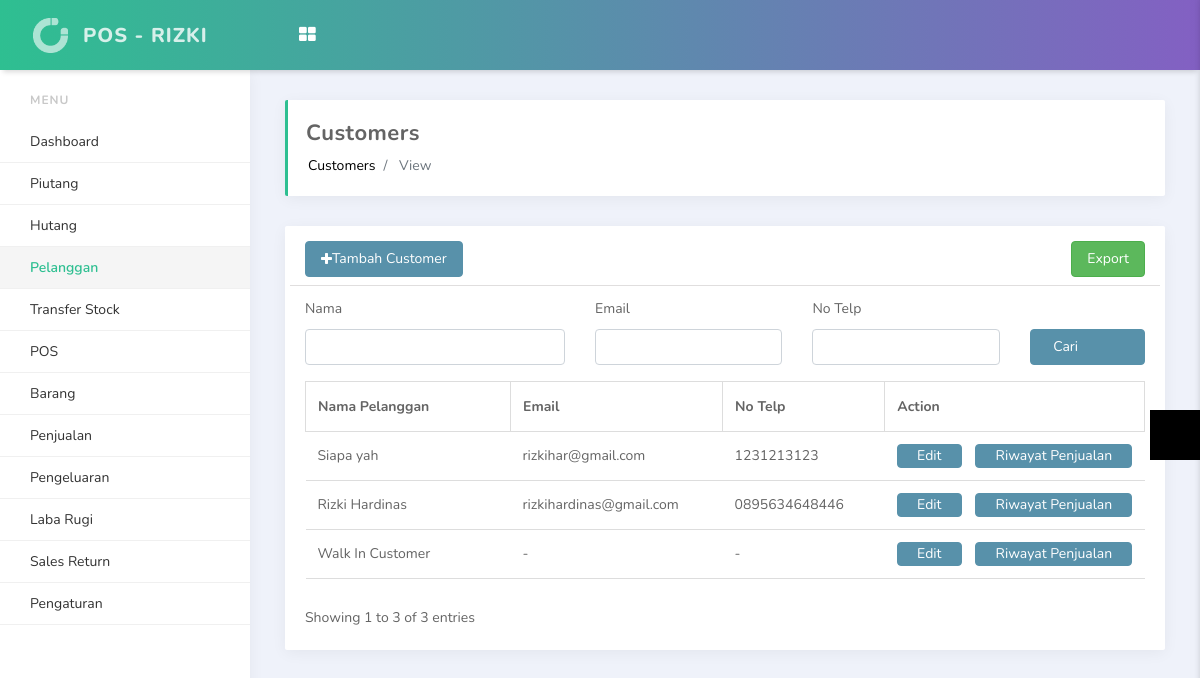
/index.php/customers/view (signed in), run on an earlier commit of the app's database.
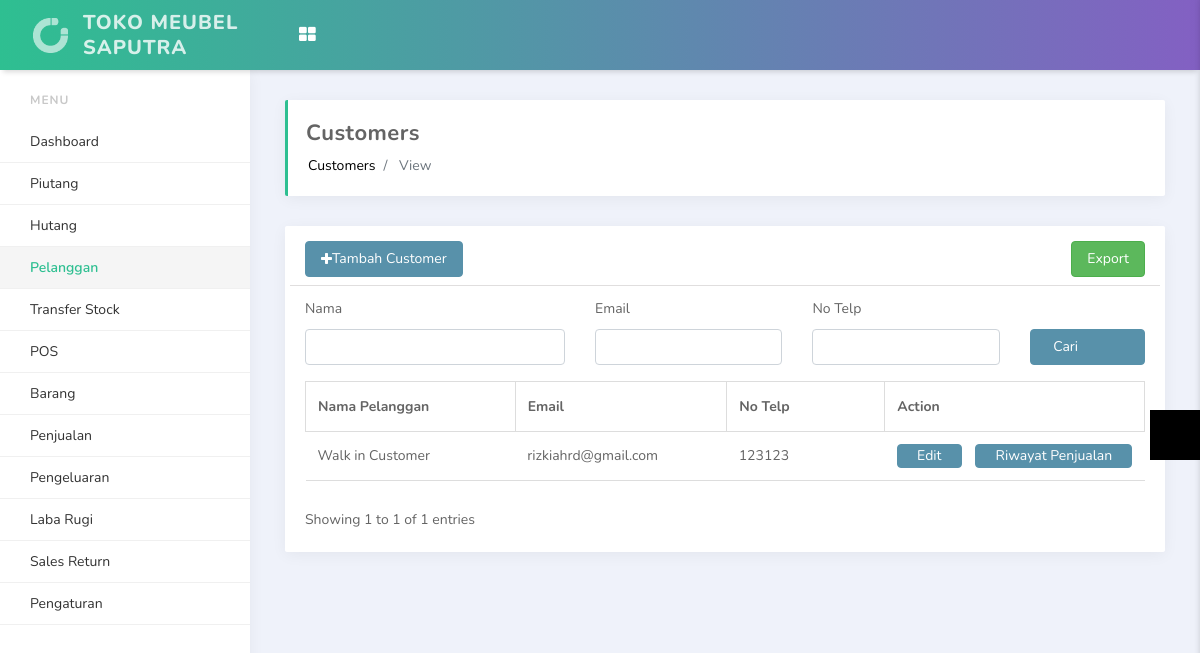
And on a later commit of the database.
### tables this page shows
CREATE TABLE `site_setting` (
  `id` int(11) NOT NULL,
  `site_name` varchar(499) NOT NULL,
  `site_logo` varchar(255) NOT NULL,
  `timezone` varchar(499) NOT NULL,
  `pagination` int(11) NOT NULL,
  `tax` double(11,2) NOT NULL,
  `currency` char(3) NOT NULL,
  `address` text NOT NULL,
  `datetime_format` varchar(30) NOT NULL,
  `display_product` int(11) NOT NULL,
  `display_keyboard` int(11) NOT NULL,
  `default_customer_id` int(11) NOT NULL,
  `updated_user_id` int(11) NOT NULL,
  `updated_datetime` datetime NOT NULL
);

CREATE TABLE `customers` (
  `id` int(11) NOT NULL,
  `fullname` varchar(499) NOT NULL,
  `email` varchar(499) NOT NULL,
  `mobile` varchar(255) NOT NULL,
  `address` text NOT NULL,
  `created_user_id` int(11) NOT NULL,
  `created_datetime` datetime NOT NULL
);

### application/controllers/Customers.php (called while the page is built, shortened)
<?php
class Customers extends CI_Controller
{
    public function __construct()
    {
        $this->load->model('Customers_model');
        $this->load->model('Constant_model');
    }
    public function view()
    {
        $paginationData = $this->Constant_model->getDataOneColumn('site_setting', 'id', '1');
        $pagination_limit = $paginationData[0]->pagination;
        $setting_dateformat = $paginationData[0]->datetime_format;
        $config = array();
        $config['base_url'] = base_url().'index.php/customers/view/';
        $config['display_pages'] = true;
        $config['first_link'] = 'First';
        $config['total_rows'] = $this->Customers_model->record_customers_count();
        $config['per_page'] = $pagination_limit;
        $config['uri_segment'] = 3;
        $config['full_tag_open'] = "<ul class='pagination pagination-right margin-none'>";
        $config['full_tag_close'] = '</ul>';
        $config['num_tag_open'] = '<li>';
        $config['num_tag_close'] = '</li>';
        $config['cur_tag_open'] = "<li class='disabled'><li class='active'><a href='#'>";
        $config['cur_tag_close'] = "<span class='sr-only'></span></a></li>";
        $config['next_tag_open'] = '<li>';
        $config['next_tagl_close'] = '</li>';
        $config['prev_tag_open'] = '<li>';
        $config['prev_tagl_close'] = '</li>';
        $config['first_tag_open'] = '<li>';
        $config['first_tagl_close'] = '</li>';
        $config['last_tag_open'] = '<li>';
        $config['last_tagl_close'] = '</li>';
        $this->pagination->initialize($config);
        $page = ($this->uri->segment(3)) ? $this->uri->segment(3) : 0;
        $data['results'] = $this->Customers_model->fetch_customers_data($config['per_page'], $page);
        $data['links'] = $this->pagination->create_links();
        if ($page == 0) {
            $have_count = $this->Customers_model->record_customers_count();
            $start_pg_point = 0;
            if ($have_count == 0) {
                $start_pg_point = 0;
            } else {
                $start_pg_point = 1;
            }
            $sh_text = "Showing $start_pg_point to ".count($data['results']).' of '.$this->Customers_model->record_customers_count().' entries';
        } else {
            $start_sh = $page + 1;
            $end_sh = $page + count($data['results']);
            $sh_text = "Showing $start_sh to $end_sh of ".$this->Customers_model->record_customers_count().' entries';
        }
        $data['displayshowingentries'] = $sh_text;
        $data['setting_dateformat'] = $setting_dateformat;
        $data['lang_dashboard'] = $this->lang->line('dashboard');
        $data['lang_transfer_stock'] = $this->lang->line('transfer_stock');
        $data['lang_customers'] = $this->lang->line('customers');
        $data['lang_gift_card'] = $this->lang->line('gift_card');
        $data['lang_add_gift_card'] = $this->lang->line('add_gift_card');
        $data['lang_list_gift_card'] = $this->lang->line('list_gift_card');
        $data['lang_debit'] = $this->lang->line('debit');
        $data['lang_sales'] = $this->lang->line('sales');
        $data['lang_today_sales'] = $this->lang->line('today_sales');
        $data['lang_opened_bill'] = $this->lang->line('opened_bill');
        $data['lang_reports'] = $this->lang->line('reports');
        $data['lang_sales_report'] = $this->lang->line('sales_report');
        $data['lang_expenses'] = $this->lang->line('expenses');
        $data['lang_expenses_category'] = $this->lang->line('expenses_category');
        $data['lang_pnl'] = $this->lang->line('pnl');
        $data['lang_pnl_report'] = $this->lang->line('pnl_report');
        $data['lang_pos'] = $this->lang->line('pos');
        $data['lang_return_order'] = $this->lang->line('return_order');
        $data['lang_return_order_report'] = $this->lang->line('return_order_report');
        $data['lang_inventory'] = $this->lang->line('inventory');
        $data['lang_products'] = $this->lang->line('products');
        $data['lang_list_products'] = $this->lang->line('list_products');
        $data['lang_print_product_label'] = $this->lang->line('print_product_label');
        $data['lang_product_category'] = $this->lang->line('product_category');
        $data['lang_purchase_order'] = $this->lang->line('purchase_order');
        $data['lang_setting'] = $this->lang->line('setting');
        $data['lang_outlets'] = $this->lang->line('outlets');
        $data['lang_users'] = $this->lang->line('users');
        $data['lang_suppliers'] = $this->lang->line('suppliers');
        $data['lang_system_setting'] = $this->lang->line('system_setting');
        $data['lang_payment_methods'] = $this->lang->line('payment_methods');
        $data['lang_logout'] = $this->lang->line('logout');
        $data['lang_point_of_sales'] = $this->lang->line('point_of_sales');
        $data['lang_amount'] = $this->lang->line('amount');
        $data['lang_monthly_sales_outlet'] = $this->lang->line('monthly_sales_outlet');
        $data['lang_add_customer'] = $this->lang->line('add_customer');
        $data['lang_export'] = $this->lang->line('export');
        $data['lang_search'] = $this->lang->line('search');
        $data['lang_name'] = $this->lang->line('name');
        $data['lang_email'] = $this->lang->line('email');
        $data['lang_mobile'] = $this->lang->line('mobile');
        $data['lang_customer_name'] = $this->lang->line('customer_name');
        $data['lang_action'] = $this->lang->line('action');
        $data['lang_edit'] = $this->lang->line('edit');
        $data['lang_sales_history'] = $this->lang->line('sales_history');
        $data['lang_no_match_found'] = $this->lang->line('no_match_found');
        $data['lang_create_return_order'] = $this->lang->line('create_return_order');
        $data['lang_good_received'] = $this->lang->line('good_received');
        $this->load->view('customers', $data);
    }
}

### index.php (called while the page is built, shortened)
<?php
require_once BASEPATH.'core/CodeIgniter.php';

### application/models/Customers_model.php (called while the page is built, shortened)
<?php
class Customers_model extends CI_Model
{
    public function record_customers_count()
    {
        $this->db->order_by('id', 'DESC');
        $query = $this->db->get('customers');
        $this->db->save_queries = false;
        return $query->num_rows();
    }
    public function fetch_customers_data($limit, $start)
    {
        $this->db->order_by('id', 'DESC');
        $this->db->limit($limit, $start);
        $query = $this->db->get('customers');
        $result = $query->result();
        $this->db->save_queries = false;
        return $result;
    }
}

### application/views/customers.php (the view, shortened to what the changed rows need)
<?php
$this->load->view('includes/header4.php');
?>
<section id="content">
	<div class="row">
		<div class="col-md-12">
			<div class="card">
				<div class="card-body">
					<div class="row" style="margin-top: 0px;">
						<div class="col-md-12">
							<div class="table-responsive">
								<table class="table">
									<thead>
										<tr>
									    	<th style="border-left: 1px solid #ddd; border-bottom: 1px solid #ddd; border-top: 1px solid #ddd;" width="26%">
										    	<?php echo $lang_customer_name; ?>
									    	</th>
									    	<th style="border-left: 1px solid #ddd; border-bottom: 1px solid #ddd; border-top: 1px solid #ddd;" width="26%">
										    	<?php echo $lang_email; ?>
									    	</th>
										    <th style="border-left: 1px solid #ddd; border-bottom: 1px solid #ddd; border-top: 1px solid #ddd;" width="20%">
											    <?php echo $lang_mobile; ?>
										    </th>
										    <th style="border-left: 1px solid #ddd; border-bottom: 1px solid #ddd; border-top: 1px solid #ddd; border-right: 1px solid #ddd;" width="25%"><?php echo $lang_action; ?></th>
										</tr>
									</thead>
									<tbody>
									<?php
                                        if (count($results) > 0) {
                                            foreach ($results as $data) {
                                                $cust_id = $data->id;
                                                $cust_fn = $data->fullname;
                                                $cust_em = $data->email;
                                                $cust_mb = $data->mobile; ?>
												<tr>
													<td style="border-bottom: 1px solid #ddd;"><?php echo $cust_fn; ?></td>
													<td style="border-bottom: 1px solid #ddd;">
													<?php
                                                        if (empty($cust_em)) {
                                                            echo '-';
                                                        } else {
                                                            echo $cust_em;
                                                        } ?>
													</td>
													<td style="border-bottom: 1px solid #ddd;">
													<?php
                                                        if (empty($cust_mb)) {
                                                            echo '-';
                                                        } else {
                                                            echo $cust_mb;
                                                        } ?>
													</td>
													<td style="border-bottom: 1px solid #ddd;">
								<a href="<?=base_url()?>index.php/customers/edit_customer?cust_id=<?php echo $cust_id; ?>" style="text-decoration: none;">
									<button class="btn btn-primary" style="padding: 4px 12px;">&nbsp;&nbsp;<?php echo $lang_edit; ?>&nbsp;&nbsp;</button>
								</a>
								<a href="<?=base_url()?>index.php/customers/customer_history?cust_id=<?php echo $cust_id; ?>" style="text-decoration: none; margin-left: 10px;">
									<button class="btn btn-primary" style="padding: 4px 12px;">&nbsp;&nbsp;<?php echo $lang_sales_history; ?>&nbsp;&nbsp;</button>
								</a>
													</td>
												</tr>
									<?php
                                            }
                                        } else {
                                            ?>
											<tr>
												<td colspan="4"><?php echo $lang_no_match_found; ?></td>
											</tr>
									<?php
                                        }
                                    ?>
									</tbody>
								</table>
							</div>
						</div>
					</div>
					<div class="row">
						<div class="col-md-6" style="float: left; padding-top: 10px;">
							<?php echo $displayshowingentries; ?>
						</div>
						<div class="col-md-6" style="text-align: right;">
						</div>
					</div>
				</div>
			</div>
		</div>
</section>
<?php
    require_once 'includes/footer4.php';
?>

### application/views/includes/header4.php (shortened to what the changed rows need)
<?php
    $settingResult = $this->db->get_where('site_setting');
    $settingData = $settingResult->row();
    $setting_site_name = $settingData->site_name;
 ?>
<!doctype html>
<html lang="en">
<head>
    <link rel="stylesheet" href="<?php echo base_url() ?>assets/vendors/bundle.css" type="text/css">
    <link rel="stylesheet" href="<?php echo base_url() ?>assets/vendors/datepicker/daterangepicker.css">
    <link rel="stylesheet" href="<?php echo base_url() ?>assets/vendors/vmap/jqvmap.min.css">
    <link rel="stylesheet" href="<?php echo base_url() ?>assets/css/app.min.css" type="text/css">
    <link rel="stylesheet" href="<?php echo base_url() ?>assets/css/custom.css" type="text/css">
    <link rel="stylesheet" type="text/css" href="https://stackpath.bootstrapcdn.com/font-awesome/4.7.0/css/font-awesome.min.css">
</head>
<body>
<nav class="navbar">
    <div class="container-fluid">
        <div class="header-logo">
            <a href="#">
                <img src="<?php echo base_url() ?>assets/media/image/light-logo.png" alt="...">
                <span class="logo-text d-none d-lg-block"><?php echo $setting_site_name ?></span>
            </a>
        </div>
    </div>
</nav>
<main class="main-content">
    <div class="container-fluid">

What changed in the data, as far as the page shows it:
removed customers: fullname "Siapa yah", email "rizkihar@gmail.com", mobile "1231213123"
removed customers: fullname "Rizki Hardinas", email "rizkihardinas@gmail.com", mobile "0895634648446"
removed customers: fullname "Walk In Customer"
changed site_setting: site_name "POS - RIZKI" → "TOKO MEUBEL SAPUTRA"
added customers: fullname "Walk in Customer", email "rizkiahrd@gmail.com", mobile "123123"
Also different on the page:
$displayshowingentries: "Showing 1 to 3 of 3 entries" → "Showing 1 to 1 of 1 entries"
